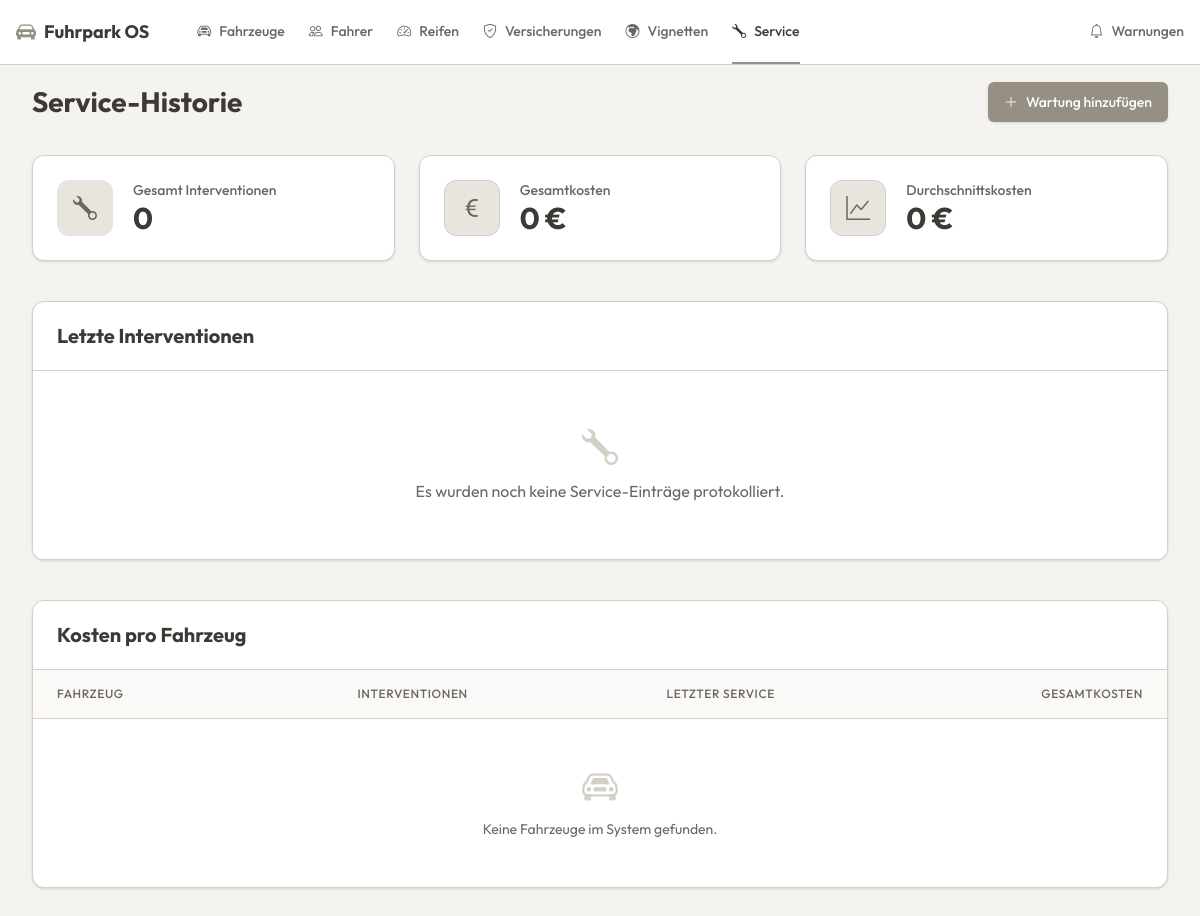
/views/service/service_list.php, run on an earlier commit of the app's database.
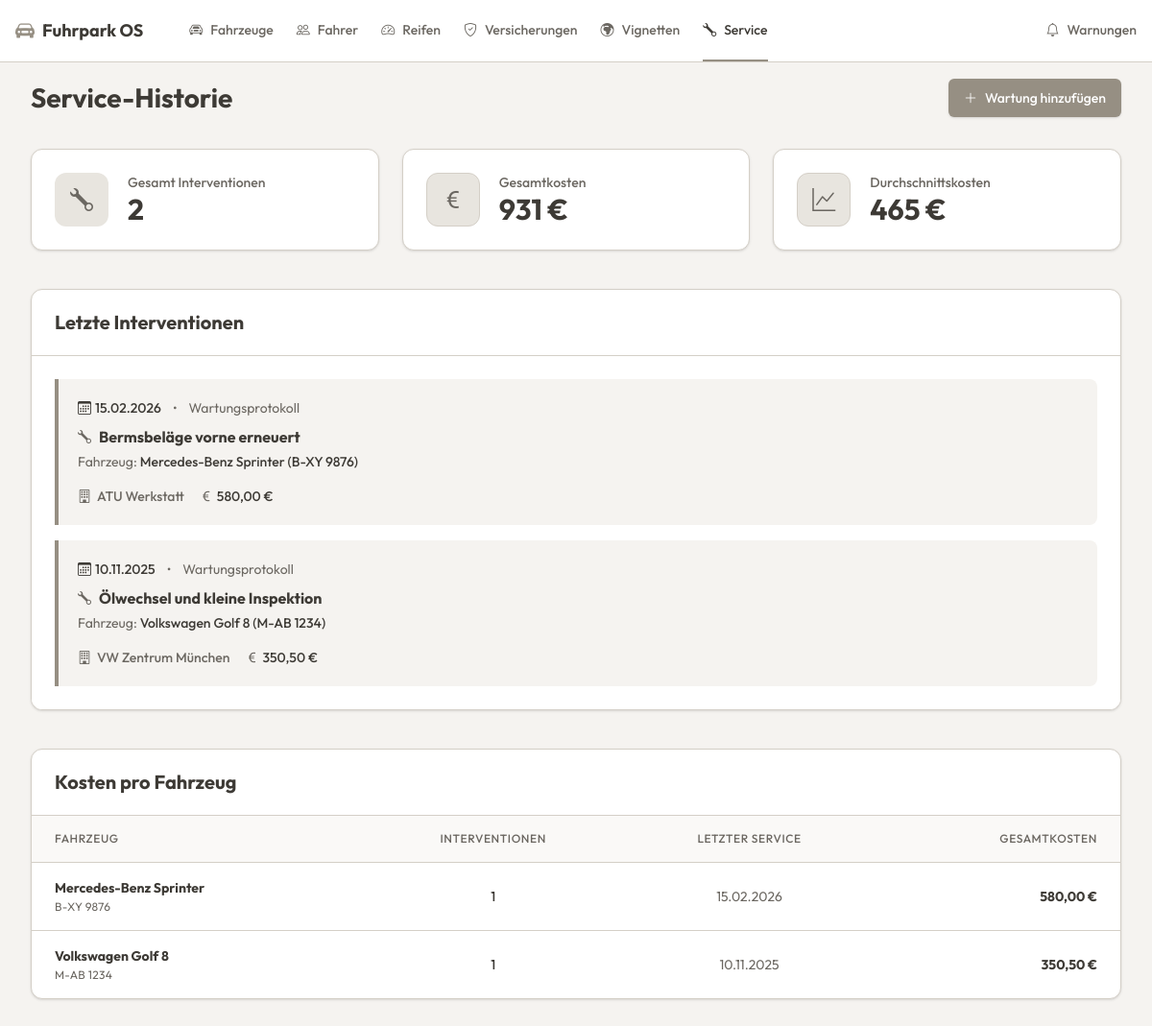
And on a later commit of the database.
### tables this page shows
CREATE TABLE wartung (
        id INTEGER PRIMARY KEY AUTOINCREMENT,
        fahrzeug_id INTEGER NOT NULL,
        datum TEXT NOT NULL,
        werkstatt TEXT NOT NULL,
        kosten REAL NOT NULL,
        reparatur_typ TEXT NOT NULL,
        FOREIGN KEY (fahrzeug_id) REFERENCES fahrzeuge(id)
    );

CREATE TABLE fahrzeuge (
        id INTEGER PRIMARY KEY AUTOINCREMENT,
        kennzeichen TEXT NOT NULL,
        fahrzeug_typ TEXT NOT NULL,
        marke TEXT NOT NULL,
        modell TEXT NOT NULL,
        vin TEXT NOT NULL,
        status TEXT DEFAULT 'Aktiv',
        fahrer_id INTEGER DEFAULT NULL,
        naechster_tuev TEXT NOT NULL,
        naechster_service TEXT NOT NULL
    );

### views/service/service_list.php (the view, shortened to what the changed rows need)
<?php
require '../../config/db.php';
$stats = $pdo->query("
    SELECT COUNT(*) as total_count,
           SUM(kosten) as total_cost,
           AVG(kosten) as avg_cost
    FROM wartung
")->fetch(PDO::FETCH_ASSOC);
$totalInterventions = $stats['total_count'] ?: 0;
$totalCost = $stats['total_cost'] ?: 0;
$avgCost = $stats['avg_cost'] ?: 0;
$sqlRecent = "
    SELECT w.*, f.marke, f.modell, f.kennzeichen
    FROM wartung w
    JOIN fahrzeuge f ON w.fahrzeug_id = f.id
    ORDER BY w.datum DESC
    LIMIT 20
";
$recentServices = $pdo->query($sqlRecent)->fetchAll(PDO::FETCH_ASSOC);
$sqlVehicles = "
    SELECT f.id, f.marke, f.modell, f.kennzeichen,
           COUNT(w.id) as intervention_count,
           MAX(w.datum) as last_service,
           SUM(w.kosten) as total_vehicle_cost
    FROM fahrzeuge f
    LEFT JOIN wartung w ON f.id = w.fahrzeug_id
    GROUP BY f.id
    ORDER BY total_vehicle_cost DESC, f.kennzeichen ASC
";
$vehicleCosts = $pdo->query($sqlVehicles)->fetchAll(PDO::FETCH_ASSOC);
?>
<!DOCTYPE html>
<html lang="de">
<head>
    <link href="https://cdn.jsdelivr.net/npm/bootstrap-icons@1.10.5/font/bootstrap-icons.css" rel="stylesheet">
    <script src="https://unpkg.com/@tailwindcss/browser@4"></script>
</head>
<body>
<?php include '../../components/navbar.php'; ?>
<main class="max-w-[1300px] mx-auto px-4 sm:px-6 lg:px-8 py-4">
    <div class="flex flex-col sm:flex-row justify-between items-start sm:items-center mb-8 gap-4">
        <h1 class="text-[28px] font-bold text-foreground">Service-Historie</h1>
    </div>
    <div class="grid grid-cols-1 md:grid-cols-3 gap-6 mb-10">
        <div class="bg-card rounded-xl p-6 shadow-sm border border-border flex items-center gap-5">
            <div>
                <div class="text-sm text-muted-foreground font-medium">Gesamt Interventionen</div>
                <div class="text-3xl font-bold text-foreground"><?= $totalInterventions ?></div>
            </div>
        </div>
        <div class="bg-card rounded-xl p-6 shadow-sm border border-border flex items-center gap-5">
            <div>
                <div class="text-sm text-muted-foreground font-medium">Gesamtkosten</div>
                <div class="text-3xl font-bold text-foreground"><?= number_format($totalCost, 0, ',', '.') ?> €</div>
            </div>
        </div>
        <div class="bg-card rounded-xl p-6 shadow-sm border border-border flex items-center gap-5">
            <div>
                <div class="text-sm text-muted-foreground font-medium">Durchschnittskosten</div>
                <div class="text-3xl font-bold text-foreground"><?= number_format($avgCost, 0, ',', '.') ?> €</div>
            </div>
        </div>
    </div>
    <div class="bg-card border border-border rounded-xl shadow-sm mb-10 overflow-hidden">
        <div class="px-6 py-5 border-b border-border">
            <h2 class="text-xl font-bold text-foreground">Letzte Interventionen</h2>
        </div>
        <div class="p-6 space-y-4 bg-card">
            <?php if (empty($recentServices)): ?>
                <div class="text-center text-muted-foreground py-8">
                    <i class="bi bi-wrench text-4xl mb-3 block text-border"></i>
                    Es wurden noch keine Service-Einträge protokolliert.
                </div>
            <?php else: ?>
                <?php foreach ($recentServices as $service): ?>
                    <div class="bg-[#F5F3F0] border-l-4 border-[#968F83] rounded-r-lg p-5 flex flex-col gap-2 transition-shadow hover:shadow-sm">
                        <div class="flex items-center gap-3 text-sm text-muted-foreground">
                            <span class="flex items-center gap-1 font-medium text-foreground">
                                <i class="bi bi-calendar3"></i> <?= date('d.m.Y', strtotime($service['datum'])) ?>
                            </span>
                            <span>•</span>
                            <span>Wartungsprotokoll</span>
                        </div>
                        <div>
                            <h3 class="text-base font-bold text-foreground flex items-center gap-2">
                                <i class="bi bi-wrench text-muted-foreground text-sm"></i>
                                <?= htmlspecialchars($service['reparatur_typ']) ?>
                            </h3>
                            <div class="text-sm text-muted-foreground mt-1">
                                Fahrzeug: <a href="../vehicles/vehicle_details.php?id=<?= $service['fahrzeug_id'] ?>" class="text-foreground font-medium hover:text-primary transition-colors"><?= htmlspecialchars($service['marke']) ?> <?= htmlspecialchars($service['modell']) ?> (<?= htmlspecialchars($service['kennzeichen']) ?>)</a>
                            </div>
                        </div>
                        <div class="flex items-center gap-4 mt-2 text-sm font-medium">
                            <span class="flex items-center gap-1.5 text-muted-foreground">
                                <i class="bi bi-building"></i> <?= htmlspecialchars($service['werkstatt']) ?>
                            </span>
                            <span class="flex items-center gap-1 text-foreground">
                                <i class="bi bi-currency-euro text-muted-foreground"></i> <?= number_format($service['kosten'], 2, ',', '.') ?> €
                            </span>
                        </div>
                    </div>
                <?php endforeach; ?>
            <?php endif; ?>
        </div>
    </div>
    <div class="bg-card border border-border rounded-xl shadow-sm overflow-hidden mb-8">
        <div class="px-6 py-5 border-b border-border">
            <h2 class="text-xl font-bold text-foreground">Kosten pro Fahrzeug</h2>
        </div>
        <div class="overflow-x-auto">
            <table class="w-full text-sm text-left whitespace-nowrap">
                <thead class="text-xs text-muted-foreground uppercase bg-background/50 border-b border-border tracking-wider">
                <tr>
                    <th class="px-6 py-4 font-medium">Fahrzeug</th>
                    <th class="px-6 py-4 font-medium text-center">Interventionen</th>
                    <th class="px-6 py-4 font-medium text-center">Letzter Service</th>
                    <th class="px-6 py-4 font-medium text-right">Gesamtkosten</th>
                </tr>
                </thead>
                <tbody class="divide-y divide-border">
                <?php foreach ($vehicleCosts as $vc):
                    $hasService = $vc['intervention_count'] > 0;
                    ?>
                    <tr class="hover:bg-muted/30 transition-colors">
                        <td class="px-6 py-4">
                            <a href="../vehicles/vehicle_details.php?id=<?= $vc['id'] ?>" class="font-bold text-foreground hover:text-primary transition-colors block">
                                <?= htmlspecialchars($vc['marke']) ?> <?= htmlspecialchars($vc['modell']) ?>
                            </a>
                            <div class="text-xs text-muted-foreground uppercase mt-0.5 tracking-wide">
                                <?= htmlspecialchars($vc['kennzeichen']) ?>
                            </div>
                        </td>
                        <td class="px-6 py-4 text-center font-medium text-foreground">
                            <?= $vc['intervention_count'] ?>
                        </td>
                        <td class="px-6 py-4 text-center text-muted-foreground">
                            <?= $hasService ? date('d.m.Y', strtotime($vc['last_service'])) : '-' ?>
                        </td>
                        <td class="px-6 py-4 text-right font-bold text-foreground">
                            <?= $hasService ? number_format($vc['total_vehicle_cost'], 2, ',', '.') . ' €' : '0,00 €' ?>
                        </td>
                    </tr>
                <?php endforeach; ?>
                <?php if (empty($vehicleCosts)): ?>
                    <tr>
                        <td colspan="4" class="px-6 py-12 text-center text-muted-foreground">
                            <i class="bi bi-car-front text-4xl mb-3 block text-border"></i>
                            Keine Fahrzeuge im System gefunden.
                        </td>
                    </tr>
                <?php endif; ?>
                </tbody>
            </table>
        </div>
    </div>
</main>
</body>
</html>

### components/navbar.php (shortened to what the changed rows need)
<?php
$currentPage = basename($_SERVER['SCRIPT_NAME']);
?>
<nav class="bg-card border-b border-border sticky top-0 z-50">
    <div class="max-w-[1300px] mx-auto px-4 h-16 flex items-center gap-8 overflow-x-auto no-scrollbar">
        <div class="flex items-center gap-6 h-full text-sm font-medium">
            <?php
            $navItems = [
                    ['Fahrzeuge', 'bi-car-front', ['index.php', 'vehicle_details.php', 'vehicle_form.php'], 'index.php'],
                    ['Fahrer', 'bi-people', ['drivers_list.php', 'driver_form.php', 'assign_driver.php'], 'views/drivers/drivers_list.php'],
                    ['Reifen', 'bi-speedometer2', ['tires_list.php', 'tire_form.php'], 'views/vehicles/tires_list.php'],
                    ['Versicherungen', 'bi-shield-check', ['insurance_list.php', 'insurance_form.php'], 'views/vehicles/insurance_list.php'],
                    ['Vignetten', 'bi-globe-europe-africa', ['vignette_list.php', 'vignette_form.php'], 'views/vehicles/vignette_list.php'],
                    ['Service', 'bi-wrench', ['service_list.php', 'service_form.php'], 'views/service/service_list.php']
            ];
            foreach ($navItems as $item):
                $isActive = in_array($currentPage, $item[2])
                        ? 'border-primary text-foreground'
                        : 'border-transparent text-muted-foreground hover:text-foreground hover:border-border';
                ?>
                <a href="<?= BASE_URL . $item[3] ?>" class="flex items-center gap-2 h-full border-b-2 transition-colors whitespace-nowrap <?= $isActive ?>">
                    <i class="bi <?= $item[1] ?>"></i> <?= $item[0] ?>
                </a>
            <?php endforeach; ?>
        </div>
    </div>
</nav>

What changed in the data, as far as the page shows it:
added wartung: datum "15.02.2026", reparatur_typ "Bermsbeläge vorne erneuert", fahrzeug.marke "Mercedes-Benz", fahrzeug.modell "Sprinter", fahrzeug.kennzeichen "B-XY 9876", werkstatt "ATU Werkstatt", kosten "580,00"
added wartung: datum "10.11.2025", reparatur_typ "Ölwechsel und kleine Inspektion", fahrzeug.marke "Volkswagen", fahrzeug.modell "Golf 8", fahrzeug.kennzeichen "M-AB 1234", werkstatt "VW Zentrum München", kosten "350,50"
added fahrzeuge: marke "Mercedes-Benz", modell "Sprinter", kennzeichen "B-XY 9876", intervention_count "1", last_service "15.02.2026", total_vehicle_cost "580,00"
added fahrzeuge: marke "Volkswagen", modell "Golf 8", kennzeichen "M-AB 1234", intervention_count "1", last_service "10.11.2025", total_vehicle_cost "350,50"
Also different on the page:
$totalInterventions: "0" → "2"
$totalCost: "0" → "931"
$avgCost: "0" → "465"
text no longer shown: "Es wurden noch keine Service-Einträge protokolliert. Keine Fahrzeuge im System gefunden."
